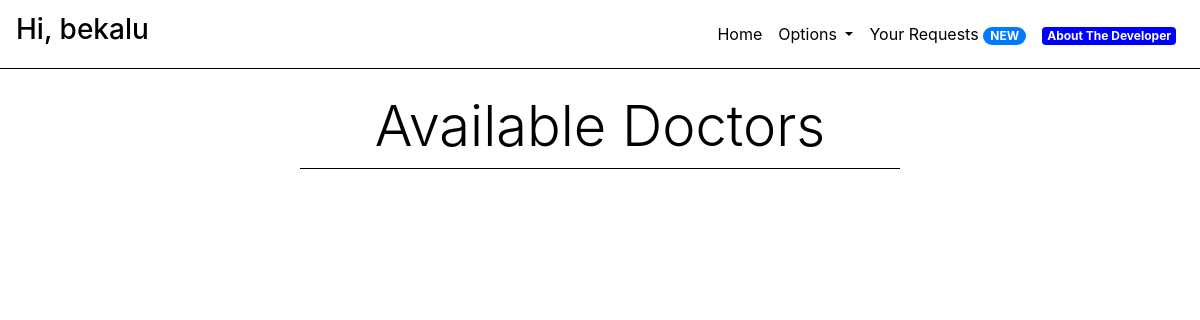
/doctors (signed in), run on an earlier commit of the app's database.
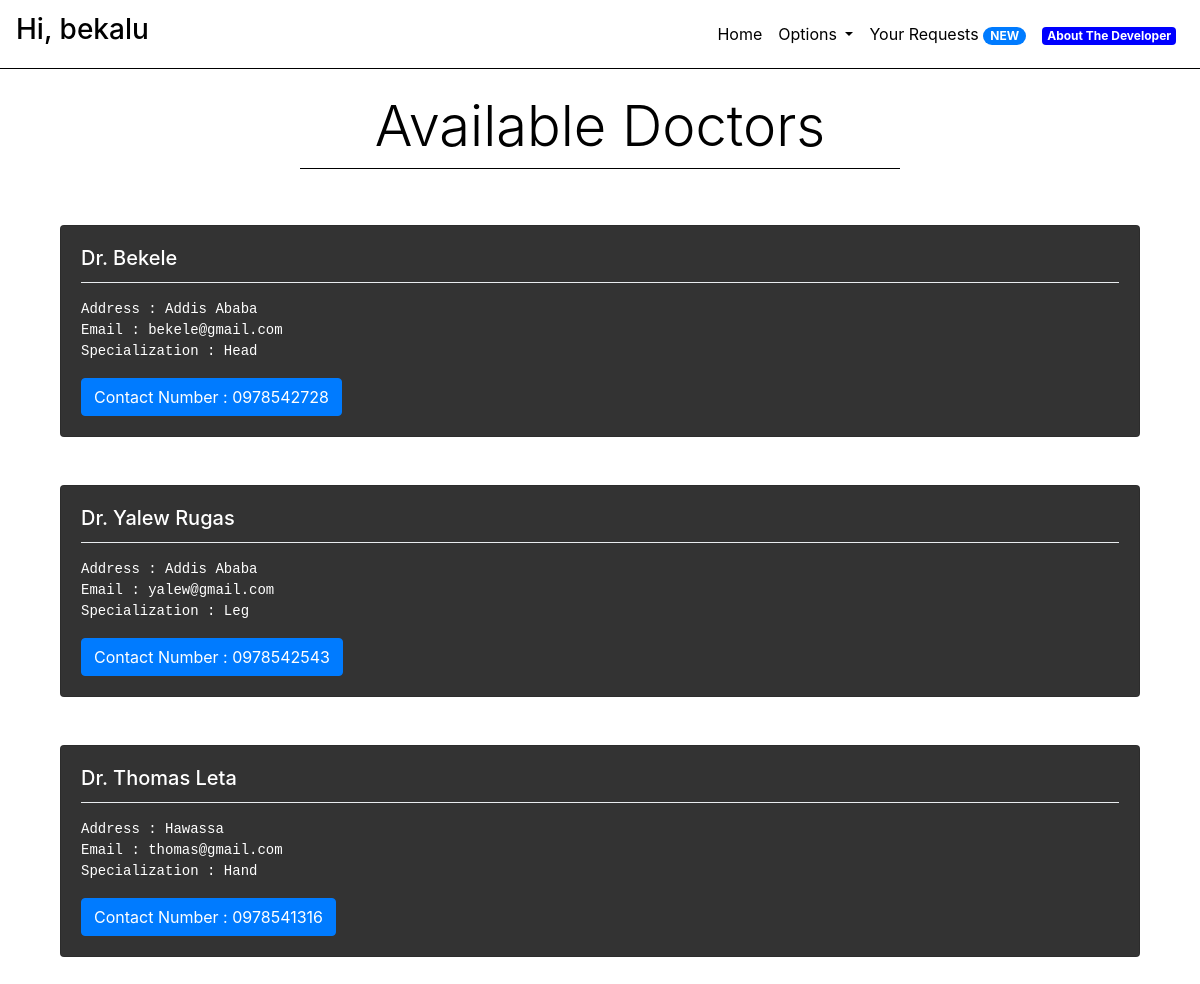
And on a later commit of the database.
### core/models.py (models this page shows, shortened)
class Doctor(models.Model):
    name = models.CharField(max_length = 30)
    address = models.CharField(max_length = 100)
    contactNumber = models.CharField(unique = True, max_length = 10)
    email = models.EmailField(unique = True, max_length = 255)
    specialization = models.CharField(max_length = 100)
    passwordHash = models.CharField(max_length = 64)
    emailHash = models.CharField(max_length = 64)

### core/views.py (the view)
# urls.py: path('doctors', views.doctors, name = "doctors"),
def doctors(request):
    context = {
        "doctors" : Doctor.objects.all(),
        "message":"Please Login First."
    }
    if request.session.get('isLoggedIn', False):
        response = render(request,"core/doctors.html",context)
        return responseHeadersModifier(response)
    else:
        response = render(request, "core/doctors.html", context)
        return responseHeadersModifier(response)

### core/views.py (called while the page is built)
def responseHeadersModifier(response):
    response["Cache-Control"] = "no-cache, no-store, must-revalidate"
    response["Pragma"] = "no-cache"
    response["Expires"] = "0"
    return response

### core/templates/core/doctors.html (shortened to what this page needs)
{% extends "core/base.html" %}
{% block bodytag %}
{% load static %}
<body style="background-size: auto auto;">
    {% endblock %}
    {% block body %}
    <br>
    <h1 style="text-align:center;color:black;" class="display-4">
        Available Doctors
    </h1>
    <li class="dropdown-divider" style="margin-left:25%;margin-right:25%;border-color:black"></li>
    <br>
    <br>
    {% if request.session.isLoggedIn %}
    {% for doctor in doctors %}
    <div class="row container" style="margin: 0 auto;">
        <div class="col-sm-12">
            <div class="card" style="background:rgba(0,0,0,0.8);color:white;">
                <div class="card-body">
                    <h5 class="card-title">Dr. {{ doctor.name }}</h5>
                    <li class="dropdown-divider"></li>
                    <p class="card-text">
                    <pre
                        style="color:white">Address : {{ doctor.address }}<br>Email : {{ doctor.email }}<br>Specialization : {{ doctor.specialization }}</pre>
                    </p>
                    <a href="#" class="btn btn-primary">Contact Number : {{ doctor.contactNumber }}</a>
                </div>
            </div>
        </div>
    </div>
    <br>
    <br>
    {% empty %}
    <h1 style="text-align:center;color:white">
    </h1>
    {% endfor %}
    {% else %}
    {% if message %}
    <div style="text-align:center;margin:0 auto;" class="alert alert-warning" role="alert">
        {{ message }}
    </div>
    {% endif %}
    {% endif %}
    {% endblock %}

### core/templates/core/base.html (shortened to what this page needs)
{% load static %}
<!doctype html>
<html lang="en">
<head>
    <link rel="stylesheet" href="https://stackpath.bootstrapcdn.com/bootstrap/4.2.1/css/bootstrap.min.css"
>
</head>
{% block bodytag %}
{% endblock %}
<nav class="navbar navbar-expand-lg navbar-light bg-transparent">
    {% if request.session.isLoggedIn %}
    <a class="navbar-brand" href="/">
        <h3 style="color:black;text-align:center">Hi,{% if request.session.isDoctor %} Dr.{% endif %} {{ request.session.Name }}</h3>
    </a>
    {% else %}
    <a class="navbar-brand" href="/">
        <h2 style="color:black;text-align:center">Enen</h2>
    </a>
    {% endif %}
    <div class="collapse navbar-collapse" id="navbarSupportedContent">
        <ul class="navbar-nav ml-auto">
            <li class="nav-item active">
                <a class="nav-link" href="{% url 'index' %}" style="color:black">Home </a>
            </li>
            <li class="nav-item dropdown">
                <a class="nav-link dropdown-toggle" style="color:black" href="#" id="navbarDropdown" role="button"
                    data-toggle="dropdown" aria-haspopup="true" aria-expanded="false">
                    Options
                </a>
            </li>
            {% if request.session.isLoggedIn %}
            <li class="nav-item">
                <a class="nav-link" href="{% url 'login' %}" style="color:black">Your Requests <span
                        class="badge badge-primary badge-pill">{{ request.session.numberNewAssistances }}
                        NEW</span></a>
            </li>
            {% else %}
            <li class="nav-item">
                <a class="nav-link" href="{% url 'login' %}" style="color:black">Login</a>
            </li>
            {% endif %}
            <li class="nav-item">
                <a class="nav-link" href="{% url 'about' %}" style="color:black"><span style="background-color: blue" class="badge badge-secondary">About The Developer</span></a>
            </li>
        </ul>
    </div>
</nav>
<li class="dropdown-divider" style="margin-top:0px;margin-bottom:0px;border-color:black"></li>
{% block body %}
{% endblock %}
</body>
</html>

What changed in the data, as far as the page shows it:
added Doctor: name "Bekele", address "Addis Ababa", email "bekele@gmail.com", specialization "Head", contactNumber "0978542728"
added Doctor: name "Yalew Rugas", address "Addis Ababa", email "yalew@gmail.com", specialization "Leg", contactNumber "0978542543"
added Doctor: name "Thomas Leta", address "Hawassa", email "thomas@gmail.com", specialization "Hand", contactNumber "0978541316"
